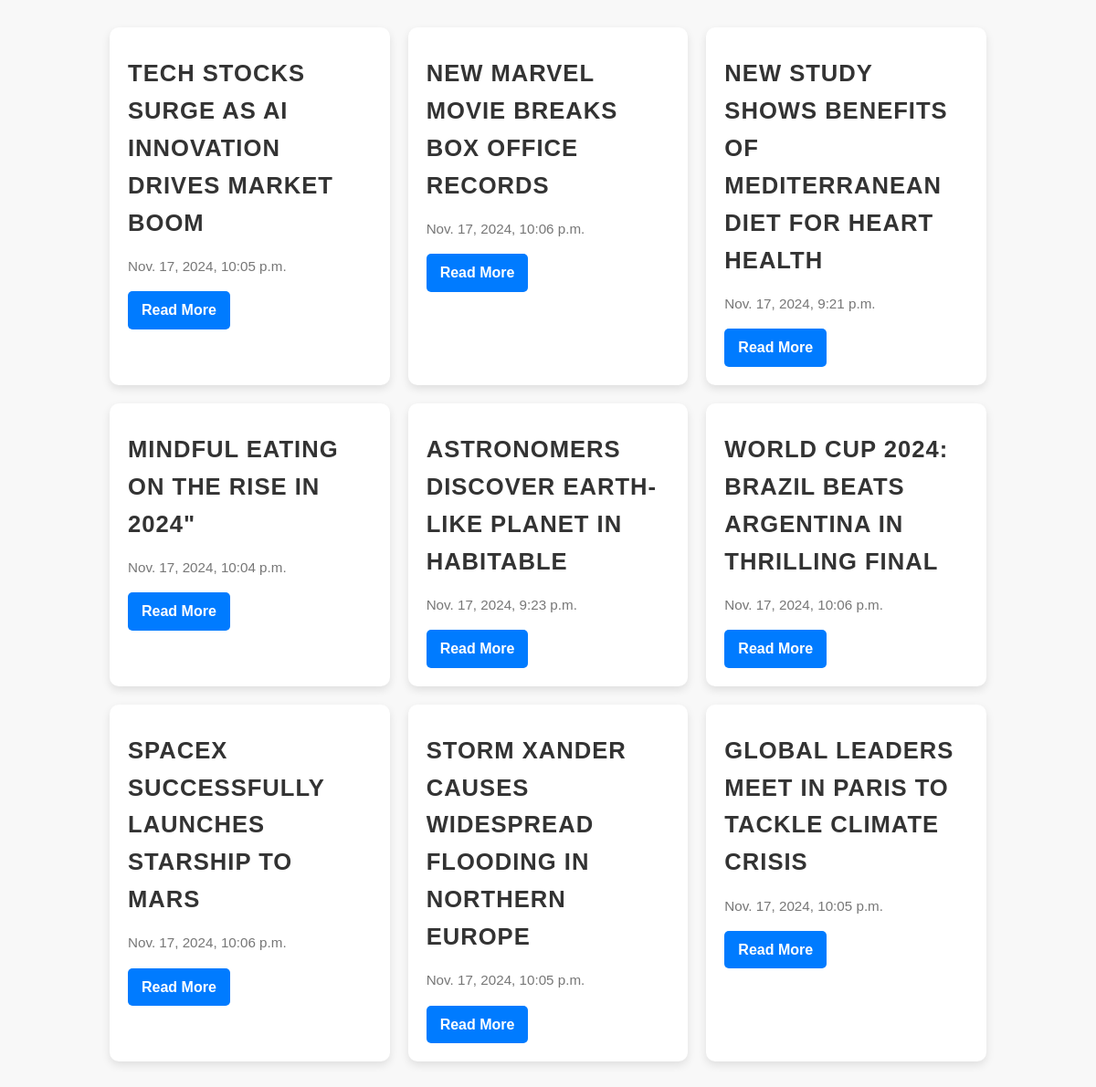
The page / on the database its author committed.
### news_website_homework_app/models.py (models this page shows, shortened)
class News(models.Model):
    title = models.CharField('Title', max_length=100)
    text = models.TextField('Text')
    category = models.ForeignKey(NewCategory, on_delete=models.CASCADE, related_name='News')
    date_added = models.DateTimeField('Date Added', auto_now_add=True)
    class Meta:
        verbose_name = 'New'
        verbose_name_plural = 'News'

### news_website_homework_app/views.py (the view)
# urls.py: path('', views.main_home_page, name='main_home_page'),
def main_home_page(request):
    all_categories = NewCategory.objects.order_by('category_name')
    news_latest = News.objects.order_by('-date_added')
    latest_news_order_by_category = {}
    for category in all_categories:
        for new in news_latest:
            if new.category.category_name == category.category_name:
                latest_new = new
                latest_news_order_by_category[category.category_name] = latest_new
                break
    return render(request, 'news_website_homework_app/main_home_page.html',
                  {'latest_news_order_by_category': latest_news_order_by_category})

### news_website_homework_app/templates/news_website_homework_app/main_home_page.html (shortened to what this page needs)
{% load static %}
<!DOCTYPE html>
<html lang="en">
<head>
    <link rel="stylesheet" href="{% static 'news_website_homework_app/css/main.css' %}">
</head>
<body>
    <div class="container">
        {% for key, item in latest_news_order_by_category.items %}
            <div class="news-item">
                <h4>{{ item.title }}</h4>
                <p>{{ item.date_added }}</p>
                <a href="{% url 'read_more' news_id=item.id %}">Read More</a>
            </div>
        {% endfor %}
    </div>
</body>
</html>

### static/news_website_homework_app/css/main.css (style rules this page uses)
body { font-family: 'Helvetica', sans-serif; margin: 0; padding: 0; background-color: #f8f8f8; color: #333; line-height: 1.6; }
.container { width: 80%; margin: 30px auto; display: grid; grid-template-columns: repeat(auto-fill, minmax(300px, 1fr)); gap: 20px; }
.news-item { background-color: #fff; border-radius: 10px; padding: 20px; box-shadow: 0 4px 10px rgba(0, 0, 0, 0.1); transition: transform 0.3s ease, box-shadow 0.3s ease; overflow: hidden; }
.news-item h4 { font-size: 1.6em; font-weight: bold; margin: 10px 0; color: #333; text-transform: uppercase; letter-spacing: 1px; cursor: pointer; }
.news-item p { font-size: 0.95em; color: #777; margin-bottom: 15px; }
.news-item a { display: inline-block; padding: 8px 15px; background-color: #007bff; color: white; font-weight: bold; text-decoration: none; border-radius: 5px; transition: background-color 0.3s ease; }

### rows shown on the page
News: title "TECH STOCKS SURGE AS AI INNOVATION DRIVES MARKET BOOM", date_added "Nov. 17, 2024, 10:05 p.m."
News: title "NEW MARVEL MOVIE BREAKS BOX OFFICE RECORDS", date_added "Nov. 17, 2024, 10:06 p.m."
News: title "NEW STUDY SHOWS BENEFITS OF MEDITERRANEAN DIET FOR HEART HEALTH", date_added "Nov. 17, 2024, 9:21 p.m."
News: title "MINDFUL EATING ON THE RISE IN 2024\"", date_added "Nov. 17, 2024, 10:04 p.m."
News: title "ASTRONOMERS DISCOVER EARTH-LIKE PLANET IN HABITABLE", date_added "Nov. 17, 2024, 9:23 p.m."
News: title "WORLD CUP 2024: BRAZIL BEATS ARGENTINA IN THRILLING FINAL", date_added "Nov. 17, 2024, 10:06 p.m."
News: title "SPACEX SUCCESSFULLY LAUNCHES STARSHIP TO MARS", date_added "Nov. 17, 2024, 10:06 p.m."
News: title "STORM XANDER CAUSES WIDESPREAD FLOODING IN NORTHERN EUROPE", date_added "Nov. 17, 2024, 10:05 p.m."
News: title "GLOBAL LEADERS MEET IN PARIS TO TACKLE CLIMATE CRISIS", date_added "Nov. 17, 2024, 10:05 p.m."
